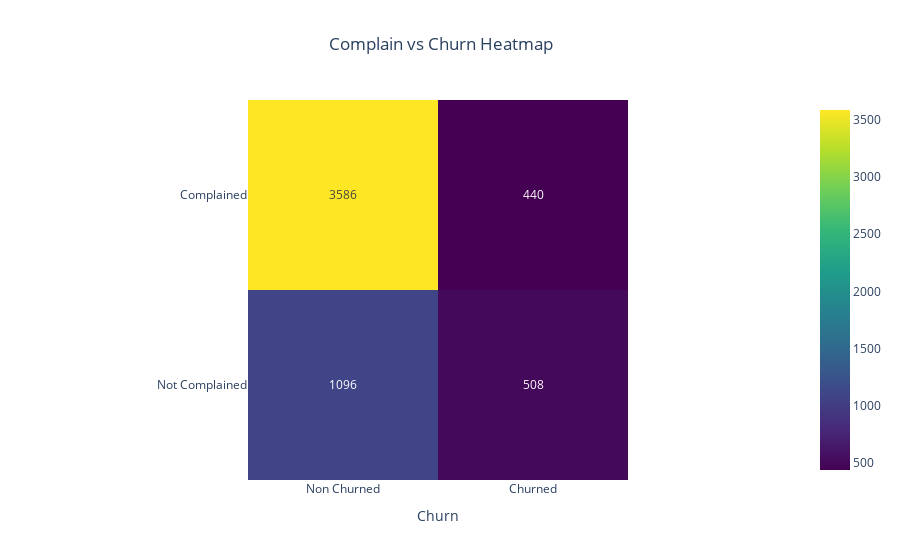

The code cell stored with this chart in its notebook:
### Code cell
cross = pd.crosstab(ecomerce_df['Complain'], ecomerce_df['Churn'])

fig2=px.imshow(cross, text_auto=True,title="Complain vs Churn Heatmap",color_continuous_scale="Viridis")
fig2.update_yaxes(
    tickmode="array",
    tickvals=[0,1],
    title_text="",
    ticktext=["Complained","Not Complained"],
)
fig2.update_xaxes(
    tickmode="array",
    tickvals=[0,1],
    ticktext=["Non Churned","Churned"]
)
fig2.update_layout(
    title_x=.49
)

### Figure 1 — Plotly figure (JSON) as saved in the notebook; plotly's stock layout.template omitted (floating-point values rounded to 4 significant figures)
{"data": [{"coloraxis": "coloraxis", "hovertemplate": "Churn: %{x}<br>Complain: %{y}<br>color: %{z}<extra></extra>", "name": "0", "texttemplate": "%{z}", "type": "heatmap", "x": [0, 1], "xaxis": "x", "y": [0, 1], "yaxis": "y", "z": [[3586, 440], [1096, 508]]}], "layout": {"coloraxis": {"colorscale": [[0, "#440154"], [0.1111, "#482878"], [0.2222, "#3e4989"], [0.3333, "#31688e"], [0.4444, "#26828e"], [0.5556, "#1f9e89"], [0.6667, "#35b779"], [0.7778, "#6ece58"], [0.8889, "#b5de2b"], [1, "#fde725"]]}, "title": {"text": "Complain vs Churn Heatmap", "x": 0.49}, "xaxis": {"anchor": "y", "constrain": "domain", "domain": [0, 1], "scaleanchor": "y", "tickmode": "array", "ticktext": ["Non Churned", "Churned"], "tickvals": [0, 1], "title": {"text": "Churn"}}, "yaxis": {"anchor": "x", "autorange": "reversed", "constrain": "domain", "domain": [0, 1], "tickmode": "array", "ticktext": ["Complained", "Not Complained"], "tickvals": [0, 1], "title": {"text": ""}}}}
